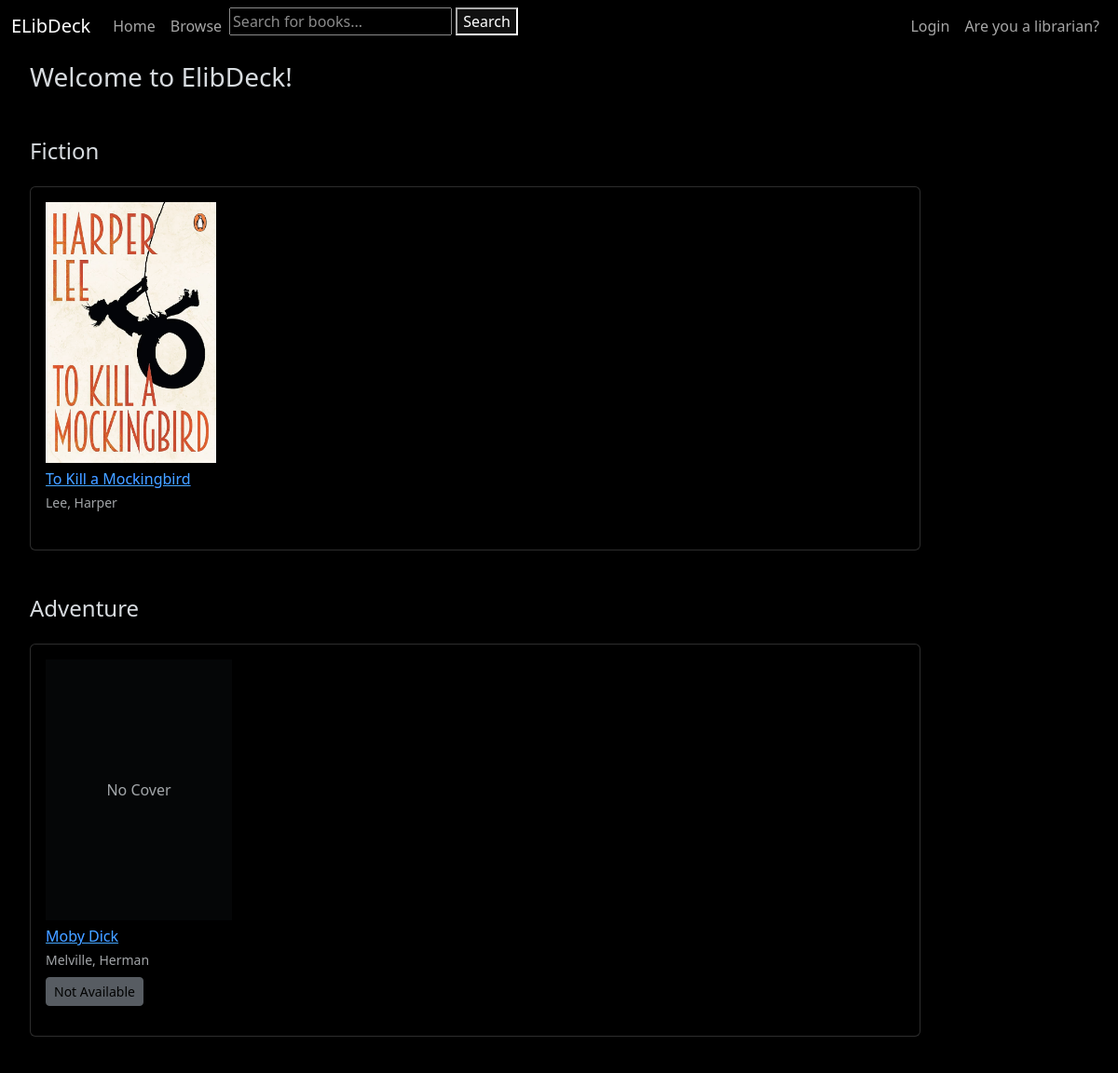
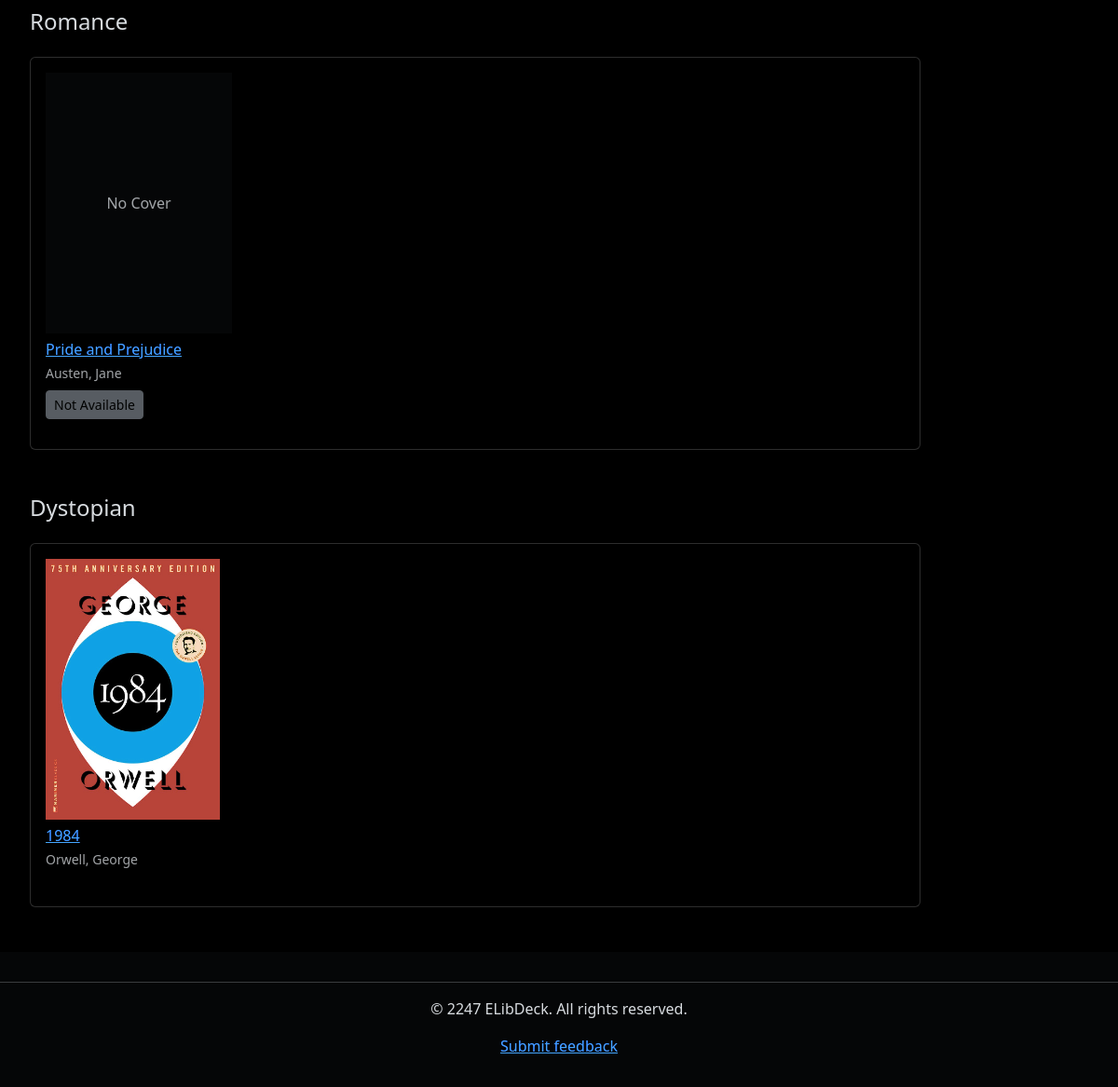
The page / on the database its author committed (2 pictures, top to bottom).
### books_catalog/models.py (models this page shows, shortened)
class Book(models.Model):
    title = models.CharField(max_length=255, blank=True, null=True, help_text='Title of book')
    author = models.ForeignKey('Author', on_delete=models.RESTRICT, null=True)
    summary = models.TextField(max_length=1000, help_text="Enter a brief description of the book.", blank=True,
                               null=True)
    isbn = models.CharField('ISBN', max_length=13, unique=True, help_text='13 character ISBN', blank=True, null=True)
    genre = models.ManyToManyField(Genre, help_text='Select a genre for this book.')
    cover_image = models.ImageField(upload_to='covers', blank=True, null=True)
    publication_date = models.IntegerField(blank=True, null=True, help_text='Year of publication')
    borrowers = models.ManyToManyField(settings.AUTH_USER_MODEL, blank=True, related_name="borrowed_books")
    class Meta:
        ordering = ['title', '-publication_date']
    def get_absolute_url(self):
        return reverse('books_catalog:book-detail', args=[str(self.id)])

class Author(models.Model):
    first_name = models.CharField(max_length=100)
    last_name = models.CharField(max_length=100)
    date_of_birth = models.DateField(null=True, blank=True)
    date_of_death = models.DateField('Died', null=True, blank=True)
    class Meta:
        ordering = ['last_name', 'first_name']
    def __str__(self):
        return f'{self.last_name}, {self.first_name}'

### books_catalog/views.py (the view)
# urls.py: path('', views.home, name='landing-page'),
def home(request):
    num_books = Book.objects.all().count()
    num_instances = BookInstance.objects.all().count()
    num_instances_available = BookInstance.objects.filter(status__exact='a').count()
    num_authors = Author.objects.count()
    genres = Genre.objects.all()
    context = {
        'num_books': num_books,
        'num_instances': num_instances,
        'num_instances_available': num_instances_available,
        'num_authors': num_authors,
    }
    for genre in genres:
        context[f'{genre.name.lower()}_books'] = Book.objects.filter(genre=genre)
    return render(request, 'landing-page.html', context=context)

### templates/landing-page.html (shortened to what this page needs)
{% extends 'generic.html' %}
{% block content %}
    <div class="container-fluid">
        <h3 class="mb-5">Welcome to ElibDeck!</h3>
        <div class="mb-5">
            <h2 class="h4 mb-4">Fiction</h2>
            <div class="card mt-4 p-3">
                <div class="d-flex flex-nowrap overflow-auto gap-4 pb-3">
                    {% if fiction_books %}
                        {% for book in fiction_books %}
                            <div class="flex-shrink-0" style="width: 200px;">
                                {% if book.cover_image %}
                                    <img src="{{ book.cover_image.url }}" alt="{{ book.title }}" class="img-fluid mb-2"
                                         style="height: 280px; object-fit: cover;">
                                {% else %}
                                    <div class="bg-light d-flex align-items-center justify-content-center mb-2"
                                         style="height: 280px;">
                                        <span class="text-muted">No Cover</span>
                                    </div>
                                {% endif %}
                                <a href="{{ book.get_absolute_url }}"><h3 class="h6 mb-1">{{ book.title }}</h3></a>
                                <p class="text-muted small mb-2">{{ book.author }}</p>
                            </div>
                        {% endfor %}
                    {% else %}
                        <p class="text-muted">No fiction books available</p>
                    {% endif %}
                </div>
            </div>
        </div>
        <div class="mb-5">
            <h2 class="h4 mb-4">Adventure</h2>
            <div class="card mt-4 p-3">
                <div class="d-flex flex-nowrap overflow-auto gap-4 pb-3">
                    {% if adventure_books %}
                        {% for book in adventure_books %}
                            <div class="flex-shrink-0" style="width: 200px;">
                                {% if book.cover_image %}
                                    <img src="{{ book.cover_image.url }}" alt="{{ book.title }}" class="img-fluid mb-2"
                                         style="height: 280px; object-fit: cover;">
                                {% else %}
                                    <div class="bg-light d-flex align-items-center justify-content-center mb-2"
                                         style="height: 280px;">
                                        <span class="text-muted">No Cover</span>
                                    </div>
                                {% endif %}
                                <a href="{{ book.get_absolute_url }}"><h3 class="h6 mb-1">{{ book.title }}</h3></a>
                                <p class="text-muted small mb-2">{{ book.author }}</p>
                                {% if book.is_available %}
                                    <a href="{% url 'book_detail' book.id %}"
                                       class="btn btn-primary btn-sm d-block">Borrow</a>
                                {% else %}
                                    <button class="btn btn-secondary btn-sm d-block" disabled>Not Available</button>
                                {% endif %}
                            </div>
                        {% endfor %}
                    {% else %}
                        <p class="text-muted">No adventure books available</p>
                    {% endif %}
                </div>
            </div>
        </div>
        <div class="mb-5">
            <h2 class="h4 mb-4">Romance</h2>
            <div class="card mt-4 p-3">
                <div class="d-flex flex-nowrap overflow-auto gap-4 pb-3">
                    {% if romance_books %}
                        {% for book in romance_books %}
                            <div class="flex-shrink-0" style="width: 200px;">
                                {% if book.cover_image %}
                                    <img src="{{ book.cover_image.url }}" alt="{{ book.title }}" class="img-fluid mb-2"
                                         style="height: 280px; object-fit: cover;">
                                {% else %}
                                    <div class="bg-light d-flex align-items-center justify-content-center mb-2"
                                         style="height: 280px;">
                                        <span class="text-muted">No Cover</span>
                                    </div>
                                {% endif %}
                                <a href="{{ book.get_absolute_url }}"><h3 class="h6 mb-1">{{ book.title }}</h3></a>
                                <p class="text-muted small mb-2">{{ book.author }}</p>
                                {% if book.is_available %}
                                    <a href="{% url 'book_detail' book.id %}"
                                       class="btn btn-primary btn-sm d-block">Borrow</a>
                                {% else %}
                                    <button class="btn btn-secondary btn-sm d-block" disabled>Not Available</button>
                                {% endif %}
                            </div>
                        {% endfor %}
                    {% else %}
                        <p class="text-muted">No romance books available</p>
                    {% endif %}
                </div>
            </div>
        </div>
        <div class="mb-5">
            <h2 class="h4 mb-4">Dystopian</h2>
            <div class="card mt-4 p-3">
                <div class="d-flex flex-nowrap overflow-auto gap-4 pb-3">
                    {% if dystopian_books %}
                        {% for book in dystopian_books %}
                            <div class="flex-shrink-0" style="width: 200px;">
                                {% if book.cover_image %}
                                    <img src="{{ book.cover_image.url }}" alt="{{ book.title }}" class="img-fluid mb-2"
                                         style="height: 280px; object-fit: cover;">
                                {% else %}
                                    <div class="bg-light d-flex align-items-center justify-content-center mb-2"
                                         style="height: 280px;">
                                        <span class="text-muted">No Cover</span>
                                    </div>
                                {% endif %}
                                <a href="{{ book.get_absolute_url }}"><h3 class="h6 mb-1">{{ book.title }}</h3></a>
                                <p class="text-muted small mb-2">{{ book.author }}</p>
                            </div>
                        {% endfor %}
                    {% else %}
                        <p class="text-muted">No dystopian books available</p>
                    {% endif %}
                </div>
            </div>
        </div>
    </div>
{% endblock %}

### templates/generic.html (style rules this page uses)
html { filter: invert(1) hue-rotate(180deg); }
img, video { filter: invert(1) hue-rotate(180deg); }

### templates/landing-page.html (style rules this page uses)
.overflow-auto { -ms-overflow-style: none; scrollbar-width: none; }

### rows shown on the page
Book: cover_image (picture), title "To Kill a Mockingbird", author "Lee, Harper"
Book: cover_image "No Cover", title "Moby Dick", author "Melville, Herman"
Book: cover_image "No Cover", title "Pride and Prejudice", author "Austen, Jane"
Book: cover_image (picture), title "1984", author "Orwell, George"
